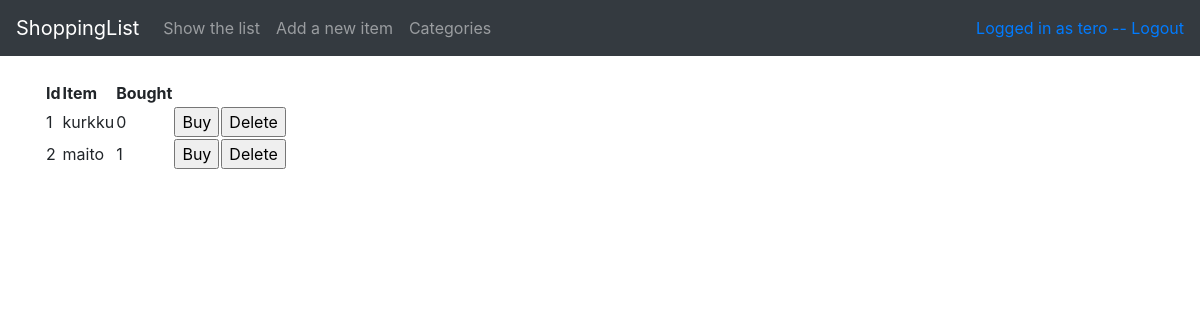
The app's page /items (signed in), older data.
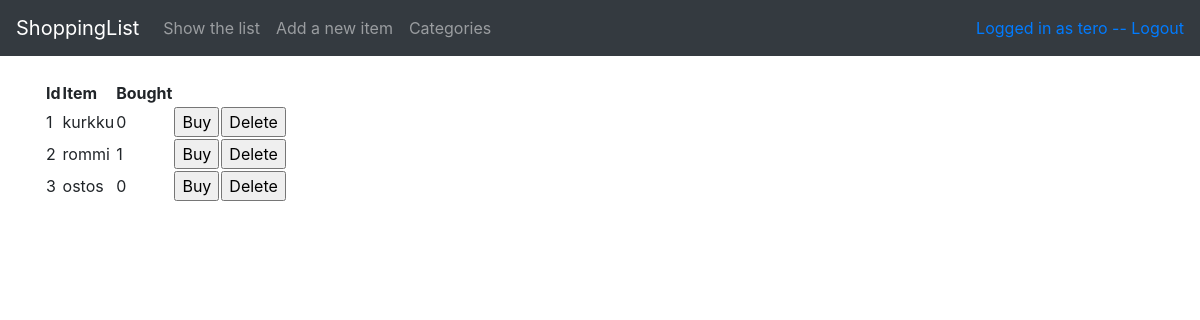
The same page, newer data.
### application/auth/models.py (models this page shows, shortened)
class User(db.Model):
    __tablename__ = "account"
    id = db.Column(db.Integer, primary_key=True)
    username = db.Column(db.String(144), nullable=False)
    password = db.Column(db.String(144), nullable=False)
    items = db.relationship("Item", backref='account', lazy=True)
    categories = db.relationship("Category", backref='account', lazy=True)

### application/items/models.py (models this page shows, shortened)
class Item(db.Model):
    id = db.Column(db.Integer, primary_key=True)
    name = db.Column(db.String(144), nullable=False)
    bought = db.Column(db.Boolean, nullable=False)
    category_id = db.Column(db.Integer, db.ForeignKey('category.id'), nullable=False)
    account_id = db.Column(db.Integer, db.ForeignKey('account.id'), nullable=False)
    @staticmethod
    def list_items_of_user(account=0):
        stmt = text("SELECT Item.id, Item.name, Item.bought FROM Item"
                    " JOIN Account ON Item.account_id = Account.id"
                    " WHERE (Item.account_id = :account)"
                    " GROUP BY Item.id").params(account=account)
        res = db.engine.execute(stmt)
        response = []
        for row in res:
            response.append({"id":row[0], "name":row[1], "bought":row[2]})
        return response

### application/items/views.py (the view)
@app.route("/items", methods=["GET","POST"])
def items_index():
    return render_template("items/list.html", items=Item.list_items_of_user(current_user.id))

### application/__init__.py (called while the page is built)
@login_manager.user_loader
def load_user(user_id):
    return User.query.get(user_id)

### application/templates/items/list.html
{% extends "layout.html" %}
{% block body %}
  <table>
    <tr>
      <th>Id</th>
      <th>Item</th>
      <th>Bought</th>
    </tr>
    {% for item in items %}
    <tr>
      <td>{{ item.id }}</td>
      <td>{{ item.name }}</td>
      <td>{{ item.bought }}</td>
      <td>
		<form method="POST" action="{{ url_for('items_set_bought', item_id=item.id) }}">
	  		<input type="submit" value="Buy"/>
		</form>
	</td>
	<td>
    	<form method="POST" action="{{ url_for('items_remove', item_id=item.id) }}">
    		<input type="submit" value="Delete"/>
    	</form>
      </td>
    </tr>
    {% endfor %}
  </table>
{% endblock %}

### application/templates/layout.html (shortened to what this page needs)
<!DOCTYPE html>
<html>
  <head>
    <link rel="stylesheet" href="https://maxcdn.bootstrapcdn.com/bootstrap/4.0.0/css/bootstrap.min.css">
  </head>
  <body>
    <nav class="navbar navbar-expand-md navbar-dark bg-dark mb-4">
	<a class="navbar-brand" href="#">ShoppingList</a>
	<div class="collapse navbar-collapse" id="navbarCollapse">
          <ul class="navbar-nav mr-auto">
            <li class="nav-item">
            	<a class="nav-link" href="{{url_for('items_index')}}">Show the list</a>
            </li>
            <li class="nav-item">
            	<a class="nav-link" href="{{url_for('items_form')}}">Add a new item</a>
            </li>
            <li class="nav-item">
            	<a class="nav-link" href="{{url_for('categories_index')}}">Categories</a>
            </li>
          </ul>
  <div class="form-inline mt-2 mt-md-0">
  	{%if current_user.is_authenticated %}
	<a href="{{ url_for('auth_logout') }}"> Logged in as {{ current_user.username }} -- Logout</a>
	{% else %}
	<li><a href="{{ url_for('auth_login') }}">Login</a></li>
	<li><a href="{{ url_for('auth_create') }}">Sign up</a></li>
  {% endif %}
  </div>
  </div>
  </nav>
	<main role="main" class="container">
    	{% block body %}{% endblock %}
	</main>
  </body>
</html>

Row changes from the older to the newer data that the page shows:
changed Item id 2: name "maito" → "rommi"
added Item: id "3", name "ostos", bought "0"
